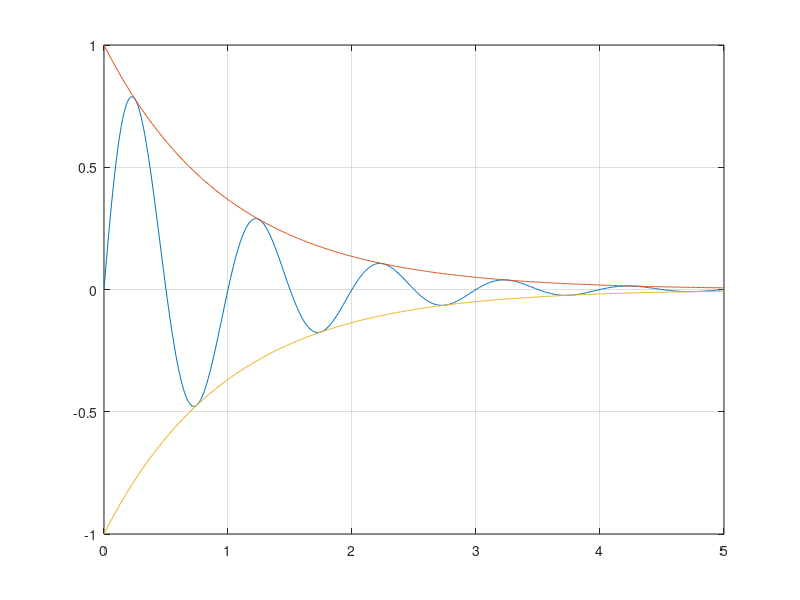

MATLAB code for this plot:
# Script Meh
N = 100;
h = 1/N;
x = 0:h:5;
y = sin(2*pi*x).*exp(-x);
axis([-0.5 1.5 -1.2 1.2])
plot(x, y, x, exp(-x), x, -exp(-x))
grid